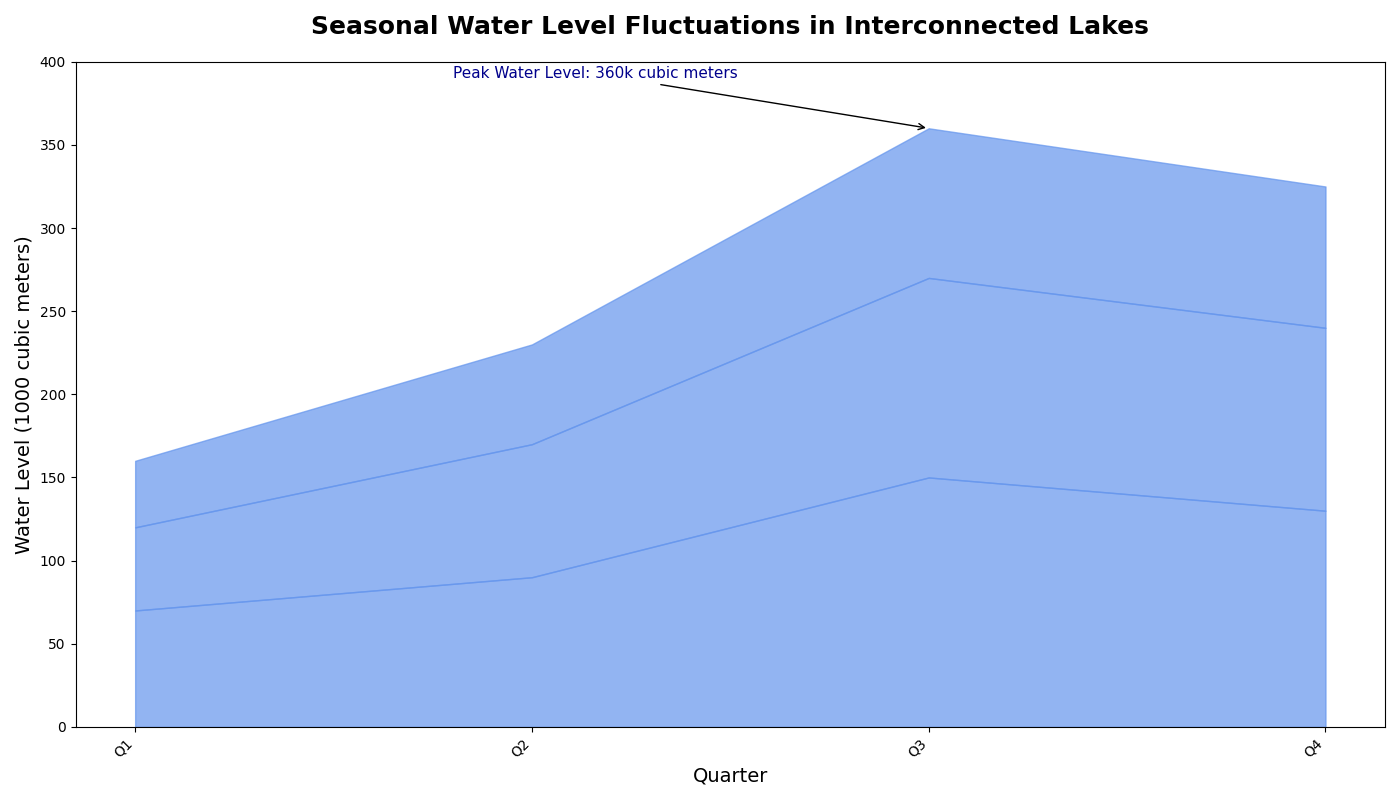

Source code (Python):
import matplotlib.pyplot as plt
import numpy as np

quarters = ['Q1', 'Q2', 'Q3', 'Q4']
lake_spring = [70, 90, 150, 130]
lake_silver = [50, 80, 120, 110]
lake_blue = [40, 60, 90, 85]

lake_silver_cumulative = np.array(lake_spring) + np.array(lake_silver)
total_water_levels = lake_silver_cumulative + np.array(lake_blue)

fig, ax = plt.subplots(figsize=(14, 8))

single_color = 'cornflowerblue'
alpha_value = 0.7

ax.fill_between(quarters, lake_spring, color=single_color, alpha=alpha_value)
ax.fill_between(quarters, lake_silver_cumulative, lake_spring, color=single_color, alpha=alpha_value)
ax.fill_between(quarters, total_water_levels, lake_silver_cumulative, color=single_color, alpha=alpha_value)

ax.set_title('Seasonal Water Level Fluctuations in Interconnected Lakes', fontsize=18, fontweight='bold', pad=20)
ax.set_xlabel('Quarter', fontsize=14)
ax.set_ylabel('Water Level (1000 cubic meters)', fontsize=14)

ax.set_ylim(0, 400)
ax.set_yticks(range(0, 401, 50))
ax.set_xticks(np.arange(len(quarters)))
ax.set_xticklabels(quarters, rotation=45, ha='right')

peak_quarter = 'Q3'
peak_level = total_water_levels[2]
ax.annotate(f'Peak Water Level: {peak_level}k cubic meters', xy=(2, peak_level), xytext=(0.8, peak_level + 30),
            arrowprops=dict(facecolor='darkblue', arrowstyle='->'), fontsize=11, color='darkblue')

plt.tight_layout()
plt.show()
